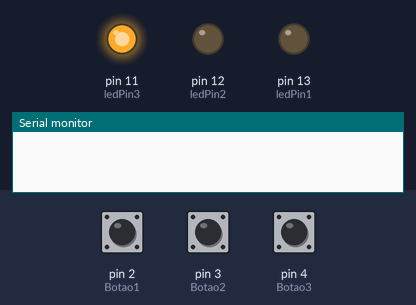
The sketch below on a simulated Arduino Uno, built with avr-gcc and run on an emulated ATmega328P. On the bench: output pins drawn as LEDs (lit = HIGH), the last lines printed to the serial monitor. Dashed ring = blinking. Inputs (shaded band) come from the test bench; at power-on: pin 2 (Botao1) LOW, pin 4 (Botao3) LOW, pin 3 (Botao2) LOW.

Above: at 1.2 s.
1.3 s: pin 2 (Botao1) pulled HIGH for 1 s
At 3.1 s:
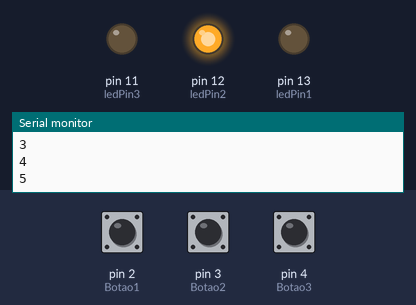
3.8 s: pin 4 (Botao3) pulled HIGH for 3.2 s
At 4.2 s:
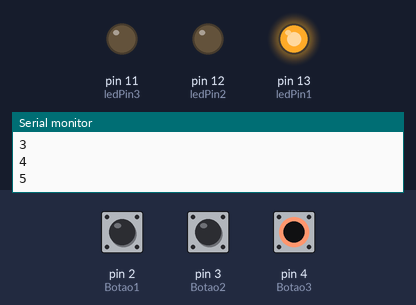
8.5 s: pin 2 (Botao1) pulled HIGH for 0.15 s
At 9.2 s:
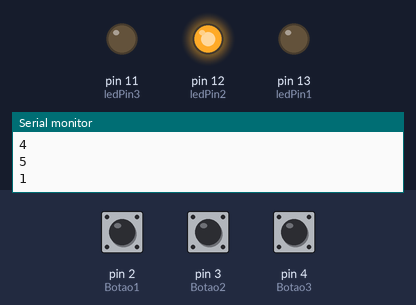
10.2 s: pin 2 (Botao1) pulled HIGH for 3.2 s
At 10.5 s:
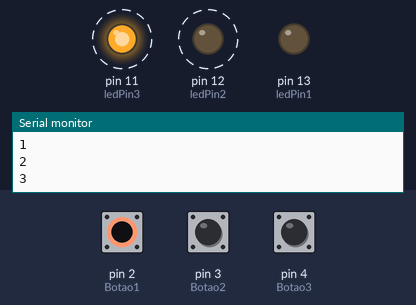
Timing chart, 0 to 14.9 s (numbered marks = the images above; inputs shaded):
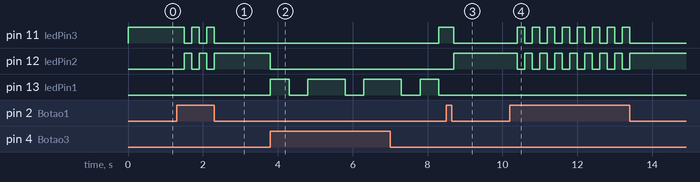

The sketch:

Ativ2_Ex1_Led_Par_Impar.ino
```cpp
const int ledPin1 = 13;
const int ledPin2 = 12;
const int ledPin3 = 11;
const int Botao1 = 2;
const int Botao2 = 3;
const int Botao3 = 4;
int EstadoBotao1 = 0;
int EstadoBotao2 = 0;
int EstadoBotao3 = 0;
int cont = 0;
void setup(){
pinMode(ledPin1, OUTPUT);
pinMode(Botao1, INPUT);
pinMode(ledPin2, OUTPUT);
pinMode(Botao2, INPUT);
pinMode(ledPin3, OUTPUT);
pinMode(Botao3, INPUT);
Serial.begin(9600);  // initialize serial communication.
}
void loop(){
EstadoBotao1 = digitalRead(Botao1);
EstadoBotao2 = digitalRead(Botao2);
EstadoBotao3 = digitalRead(Botao3);

if (EstadoBotao1 == HIGH){

}

if (EstadoBotao1 == HIGH || EstadoBotao2 == HIGH){
cont++;
Serial.println(cont);
delay(200);
}

if(cont % 2 == 0)
{
  digitalWrite(ledPin3, HIGH);
  digitalWrite(ledPin2, LOW);
}
else
{
  digitalWrite(ledPin2, HIGH);
  digitalWrite(ledPin3, LOW);
}

if(EstadoBotao3 == HIGH)
{
  cont = 0;
  digitalWrite(ledPin2, LOW);
  digitalWrite(ledPin3, LOW);
  digitalWrite(ledPin1, HIGH);
  delay(500);
  digitalWrite(ledPin1, LOW);
  delay(500);
  digitalWrite(ledPin1, HIGH);
  delay(500);
  digitalWrite(ledPin1, LOW);
}
}
```

Measured:
- after the input at 1.3 s, pin 11 (ledPin3): alternates HIGH for 0.20 s and LOW for 0.20 s, 5 changes in all, then stays LOW, starting after 0.20 s; pin 12 (ledPin2): alternates HIGH for 0.20 s and LOW for 0.20 s, 5 changes in all, then stays HIGH, starting after 0.20 s
- after the input at 3.8 s, pin 11 (ledPin3): LOW → HIGH after 4.5 s; pin 12 (ledPin2): HIGH → LOW at once; pin 13 (ledPin1): LOW → HIGH at once, then repeats every 1.5 s: LOW 0.50 s, HIGH 1.0 s
- after the input at 8.5 s, pin 11 (ledPin3): HIGH → LOW after 0.20 s; pin 12 (ledPin2): LOW → HIGH after 0.20 s
- after the input at 10.2 s, pin 11 (ledPin3): alternates HIGH for 0.20 s and LOW for 0.20 s, 16 changes in all, then stays LOW, starting after 0.20 s; pin 12 (ledPin2): alternates HIGH for 0.20 s and LOW for 0.20 s, 16 changes in all, then stays HIGH, starting after 0.20 s
